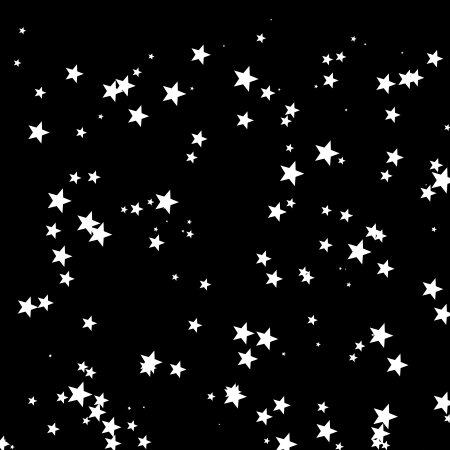
Frame 1 (no input)
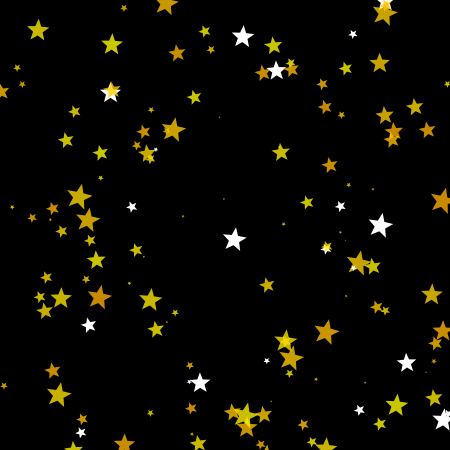
Frame 60 (the mouse pressed at the canvas centre just before this capture)
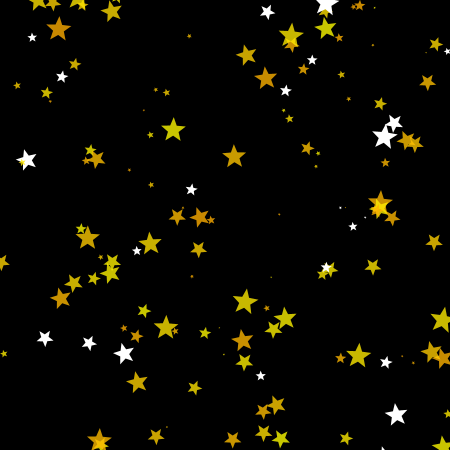
Frame 120 (the mouse held since frame 60 and released just before this capture)

The Processing sketch that drew these frames (run headless with seeded random() and noise(); from frame 60 on, the mouse is pressed at the canvas centre):

// Processing sketch: Starry
// ── Starry.pde
starSystem star;
void setup() {
  size(450, 450);
  frameRate(30);
  star = new starSystem();
}
boolean saving = false;
int a = 0;
void draw() {
  background(0);
  star.display(); 
}
// ── starSystem1.pde
class starSystem {
  ArrayList<Stars> plist = new ArrayList<Stars>();
  
  starSystem() {
    float r1;
    float r2;
    float r3;
    float r4;
    float r5;
    
    for (int i = 0; i < 150; i++) {
      r1 = random(width);
      r2 = random(height);
      r3 = random(.1, 2);
      r5 = random(1, 10);;
      
      //1 seed star, 5 more stars behind it
      plist.add(new Stars(r1, r2, r3, r5, 5));
       for (int j = 0 ; j < 5; j++) {
         plist.add(new Stars(r1, r2+r3*7*j, r3, r5, 4-j));
       }
       
      
    }
    

  }
  void display() {
  for(int i = plist.size()-1; i >=0 ; i--) {
    Stars s = plist.get(i);
    s.update();
    s.display();
    }
    
  }
  
  
  
}
// ── stars.pde
class Stars{ 
  float x;
  float y;
  float angle = TWO_PI/5;
  float halfAngle = angle/2.0;
  float scale;
  float speed;
  float repeater;
  color c = color(255, 255, map(noise(frameCount*.1), 0, 1, 0, 255));
  
  Stars(float x1, float y1, float scale1, float speed1, float repeater1) {
    x = x1;
    y=y1;
    speed = speed1;
    scale = scale1;
    repeater = repeater1;

  }
  void display() {  
    //push to allow a rotate to make star around 0,0
    pushMatrix();
    noStroke();
    c = color(255, int(random(170,255)), 0, 200);
    //alternative color scheme, bit less random, 
    //c = color(255, int(map(noise(frameCount*.001), 0, 1, 170, 255)), 0, 200);
    if (frameCount%(map(noise(frameCount*.1*scale), 0, 1, 0, 100)) < 5) {
      c = (255);
    } 
    //5 of them, 6*30 = 150, thus each one for "30" frames or counts, cycle through which star is showing
    if ((frameCount*speed+repeater*30)%180 > 30) {
      c = color(255, 0, 0, 0);
    }
    fill(c);
    beginShape();
    translate(x, y);
    rotate(frameCount*scale*.01);
    for(float a = 0; a < TWO_PI; a+= angle) {
    float sx = 0+cos(a)*7*scale;
    float sy = 0+sin(a)*7*scale;
    vertex(sx, sy);
    sx = cos(a+halfAngle)*3*scale;
    sy = sin(a+halfAngle)*3*scale;
    vertex(sx, sy);
    //star algorithm from processing.org, modified to be scalable and only 5pt stars
    }
    endShape();
    
    popMatrix();
    
  }
  void update() {
    y += speed;
    //buffer height so no in the middle of screen disappearances 
    if (y > height+30) {
      y = -30;
    }
    
  }
  
}
